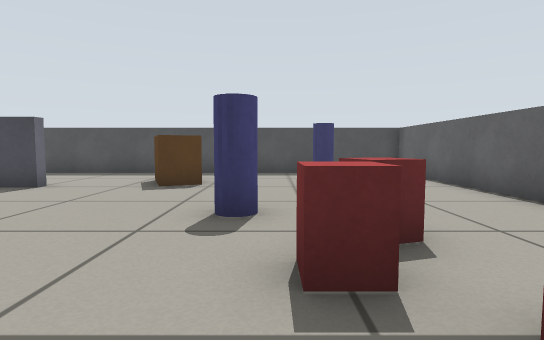
[1] (above)

16 first-person views from a walk through a robot-simulator world made for Gazebo. The camera is 0.46 m above the floor, tilts 4° down and sees 80° across. The floor is counted in squares, 0.5 m on a side. Each view is taken from the middle of a square. On the plan, view 1 faces up. The plan holds only what a view shows up to about 12 squares ahead; the rest is blank.

[2]
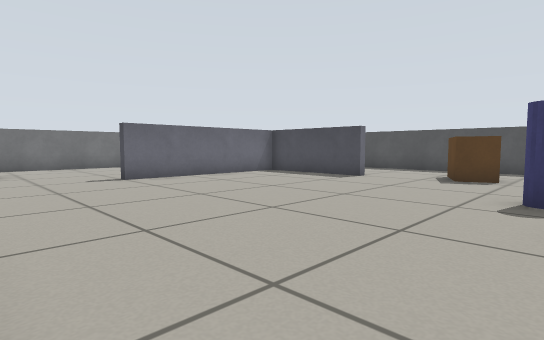

[3]
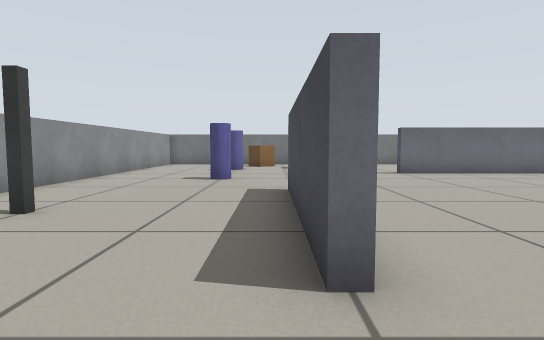

[4]
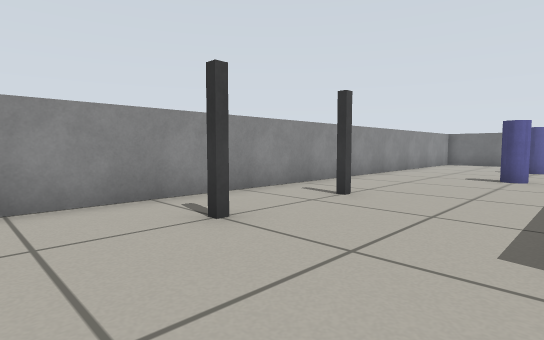

[5]
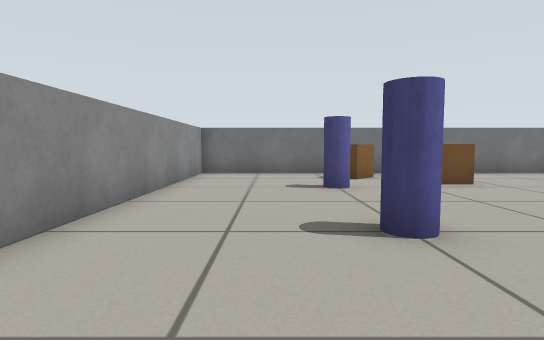

[6]
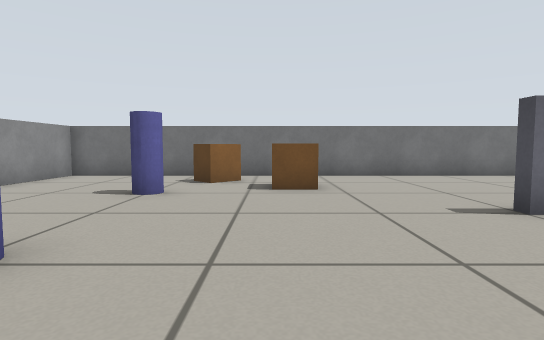

[7]
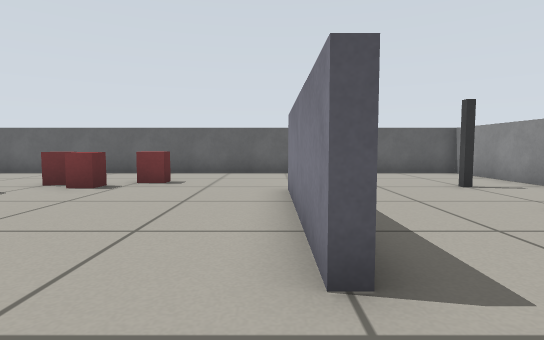

[8]
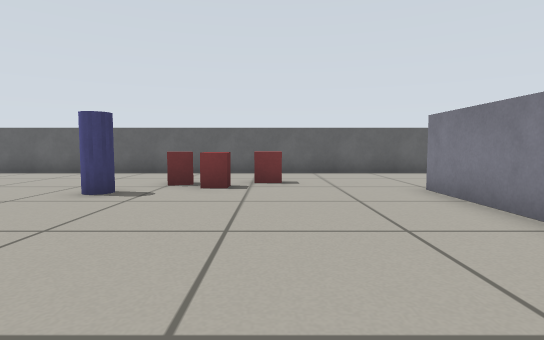

[9]
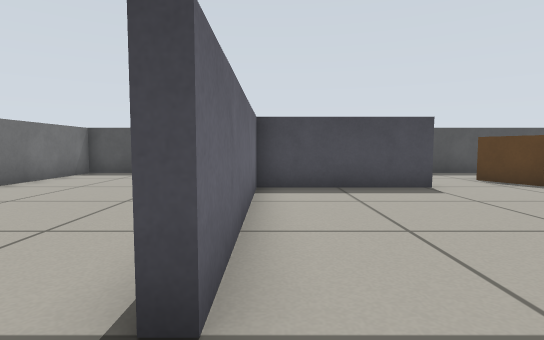

[10]
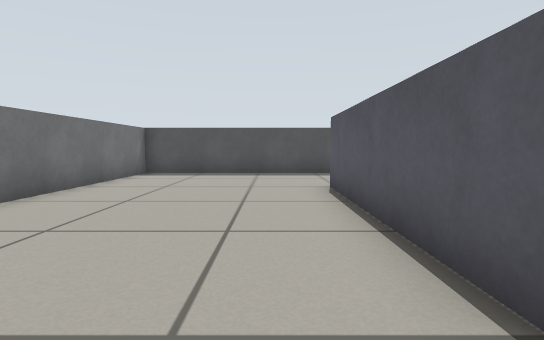

[11]
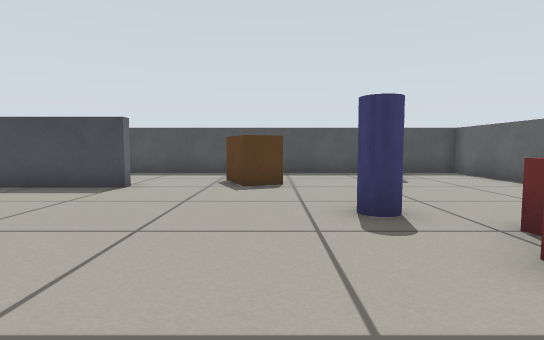

[12]
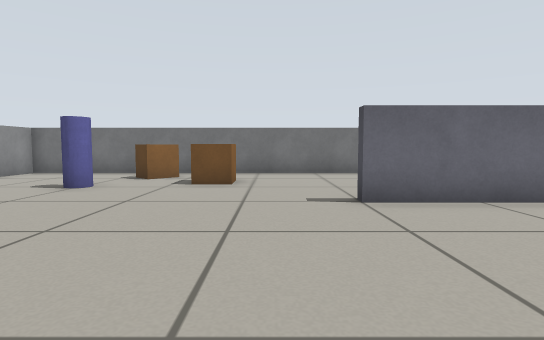

[13]
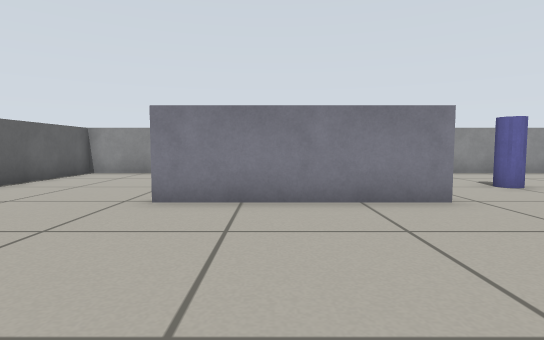

[14]
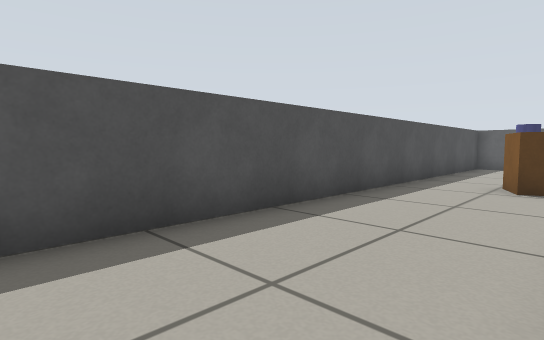

[15]
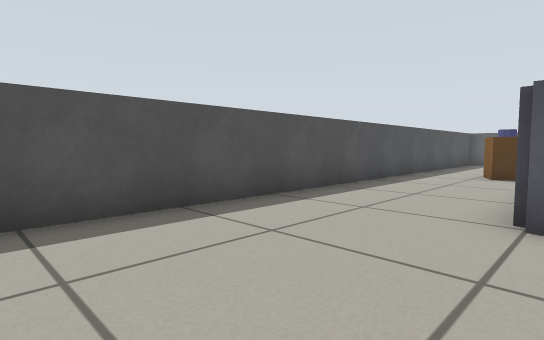

[16]
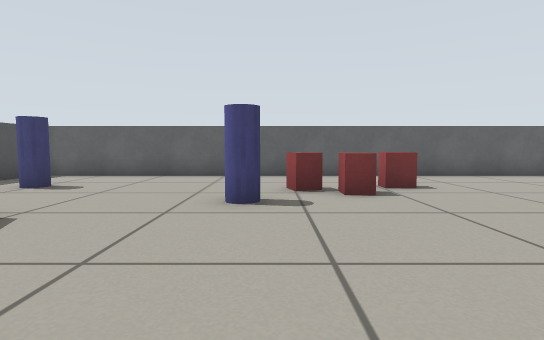

### Floor plan
Points are (right, up) in squares from view 1. A wall is a line through its corners. A room is listed if a view was taken in it or the views show most of it. See-through windows are left out.
Room 1 (views 1, 2, 3, 4, 5, 6, 7, 8, 9, 10, 11, 12, 13, 14, 15, 16)
walls: (-5, -2.4) (0, -2.4) (0, -2.6) (-5, -2.6) (-5, -2.4); (-5.3, 7.8) (-5.3, 7.4) (-9.3, 7.4) (-9.3, 1.5) (-9.6, 1.5) (-9.6, 7.5); (4.5, -8.5) (4.5, 11.5) (-15.5, 11.5) (-15.5, -8.5) (4.5, -8.5)
objects: brown box (-14, -4) to (-14, -3); brown box (-13, -2) to (-12, -1); pillar (-12, -5) to (-11, -4); pillar (-8, -5) to (-7, -4); brown box (-3, 8) to (-2, 9); dark grey post (-2, -7); pillar (-1, 4) to (0, 5); red box (0, 2) to (1, 2); dark grey post (1, -7); red box (1, 1) to (2, 1); red box (1, 3); pillar (1, 9) to (2, 10)

Positions as (right, up) in squares from view 1, and headings:
1: (0, 0), facing up
2: (0, -2), facing up-left
3: (2, -3), facing left
4: (3, -3), facing down-left
5: (-4, -6), facing left
6: (-5, -2), facing left
7: (-7, -2), facing right
8: (-7, 1), facing right
9: (-9, 0), facing up
10: (-11, 0), facing up
11: (-2, 0), facing up
12: (-4, 0), facing left
13: (-2, 3), facing down
14: (-11, 8), facing up-right
15: (-14, 7), facing up-right
16: (-6, 4), facing right
